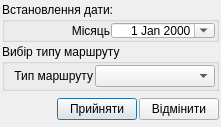
<?xml version="1.0" encoding="UTF-8"?>
<ui version="4.0">
 <class>UDialog_AParkMarshrutTypeDateFilter</class>
 <widget class="QDialog" name="UDialog_AParkMarshrutTypeDateFilter">
  <property name="geometry">
   <rect>
    <x>0</x>
    <y>0</y>
    <width>221</width>
    <height>127</height>
   </rect>
  </property>
  <property name="minimumSize">
   <size>
    <width>0</width>
    <height>0</height>
   </size>
  </property>
  <property name="maximumSize">
   <size>
    <width>16777215</width>
    <height>16777215</height>
   </size>
  </property>
  <property name="focusPolicy">
   <enum>Qt::NoFocus</enum>
  </property>
  <property name="contextMenuPolicy">
   <enum>Qt::DefaultContextMenu</enum>
  </property>
  <property name="windowTitle">
   <string/>
  </property>
  <property name="modal">
   <bool>true</bool>
  </property>
  <layout class="QVBoxLayout" name="verticalLayout">
   <property name="spacing">
    <number>2</number>
   </property>
   <property name="margin">
    <number>2</number>
   </property>
   <item>
    <layout class="QVBoxLayout" name="verticalLayout_2">
     <property name="spacing">
      <number>2</number>
     </property>
     <item>
      <widget class="QGroupBox" name="groupBox_dateFilter">
       <property name="minimumSize">
        <size>
         <width>200</width>
         <height>40</height>
        </size>
       </property>
       <property name="maximumSize">
        <size>
         <width>1000</width>
         <height>1000</height>
        </size>
       </property>
       <property name="title">
        <string>Встановлення дати:</string>
       </property>
       <layout class="QGridLayout">
        <property name="margin">
         <number>1</number>
        </property>
        <property name="spacing">
         <number>1</number>
        </property>
        <item row="0" column="1">
         <widget class="QLabel" name="label_year">
          <property name="text">
           <string>Місяць</string>
          </property>
          <property name="alignment">
           <set>Qt::AlignRight|Qt::AlignTrailing|Qt::AlignVCenter</set>
          </property>
         </widget>
        </item>
        <item row="0" column="2">
         <widget class="QDateEdit" name="dateEdit">
          <property name="alignment">
           <set>Qt::AlignRight|Qt::AlignTrailing|Qt::AlignVCenter</set>
          </property>
          <property name="calendarPopup">
           <bool>true</bool>
          </property>
         </widget>
        </item>
       </layout>
      </widget>
     </item>
     <item>
      <widget class="QGroupBox" name="groupBox_typMarshrutu">
       <property name="title">
        <string>Вибір типу маршруту</string>
       </property>
       <layout class="QVBoxLayout" name="verticalLayout_3">
        <property name="spacing">
         <number>1</number>
        </property>
        <property name="margin">
         <number>1</number>
        </property>
        <item>
         <layout class="QHBoxLayout" name="horizontalLayout">
          <property name="spacing">
           <number>2</number>
          </property>
          <item>
           <widget class="QLabel" name="label_typMarshrutu">
            <property name="text">
             <string>Тип маршруту</string>
            </property>
            <property name="alignment">
             <set>Qt::AlignRight|Qt::AlignTrailing|Qt::AlignVCenter</set>
            </property>
           </widget>
          </item>
          <item>
           <widget class="QComboBox" name="comboBox_typMarshrutu">
            <property name="minimumSize">
             <size>
              <width>120</width>
              <height>0</height>
             </size>
            </property>
           </widget>
          </item>
         </layout>
        </item>
       </layout>
      </widget>
     </item>
     <item>
      <spacer name="verticalSpacer">
       <property name="orientation">
        <enum>Qt::Vertical</enum>
       </property>
       <property name="sizeHint" stdset="0">
        <size>
         <width>20</width>
         <height>40</height>
        </size>
       </property>
      </spacer>
     </item>
    </layout>
   </item>
   <item>
    <layout class="QHBoxLayout">
     <property name="spacing">
      <number>2</number>
     </property>
     <property name="margin">
      <number>0</number>
     </property>
     <item>
      <spacer>
       <property name="orientation">
        <enum>Qt::Horizontal</enum>
       </property>
       <property name="sizeHint" stdset="0">
        <size>
         <width>131</width>
         <height>31</height>
        </size>
       </property>
      </spacer>
     </item>
     <item>
      <widget class="QPushButton" name="okButton">
       <property name="text">
        <string>Прийняти</string>
       </property>
       <property name="icon">
        <iconset resource="../images/UAutoParkImg.qrc">
         <normaloff>:/icontexto_webdev_pack/icontexto_webdev_pack/icontexto-webdev-ok-032x032.png</normaloff>:/icontexto_webdev_pack/icontexto_webdev_pack/icontexto-webdev-ok-032x032.png</iconset>
       </property>
      </widget>
     </item>
     <item>
      <widget class="QPushButton" name="cancelButton">
       <property name="text">
        <string>Відмінити</string>
       </property>
       <property name="icon">
        <iconset resource="../images/UAutoParkImg.qrc">
         <normaloff>:/icontexto_webdev_pack/icontexto_webdev_pack/icontexto-webdev-cancel-032x032.png</normaloff>:/icontexto_webdev_pack/icontexto_webdev_pack/icontexto-webdev-cancel-032x032.png</iconset>
       </property>
      </widget>
     </item>
    </layout>
   </item>
  </layout>
 </widget>
 <resources>
  <include location="../images/UAutoParkImg.qrc"/>
 </resources>
 <connections>
  <connection>
   <sender>okButton</sender>
   <signal>clicked()</signal>
   <receiver>UDialog_AParkMarshrutTypeDateFilter</receiver>
   <slot>accept()</slot>
   <hints>
    <hint type="sourcelabel">
     <x>278</x>
     <y>253</y>
    </hint>
    <hint type="destinationlabel">
     <x>96</x>
     <y>254</y>
    </hint>
   </hints>
  </connection>
  <connection>
   <sender>cancelButton</sender>
   <signal>clicked()</signal>
   <receiver>UDialog_AParkMarshrutTypeDateFilter</receiver>
   <slot>reject()</slot>
   <hints>
    <hint type="sourcelabel">
     <x>369</x>
     <y>253</y>
    </hint>
    <hint type="destinationlabel">
     <x>179</x>
     <y>282</y>
    </hint>
   </hints>
  </connection>
 </connections>
</ui>
